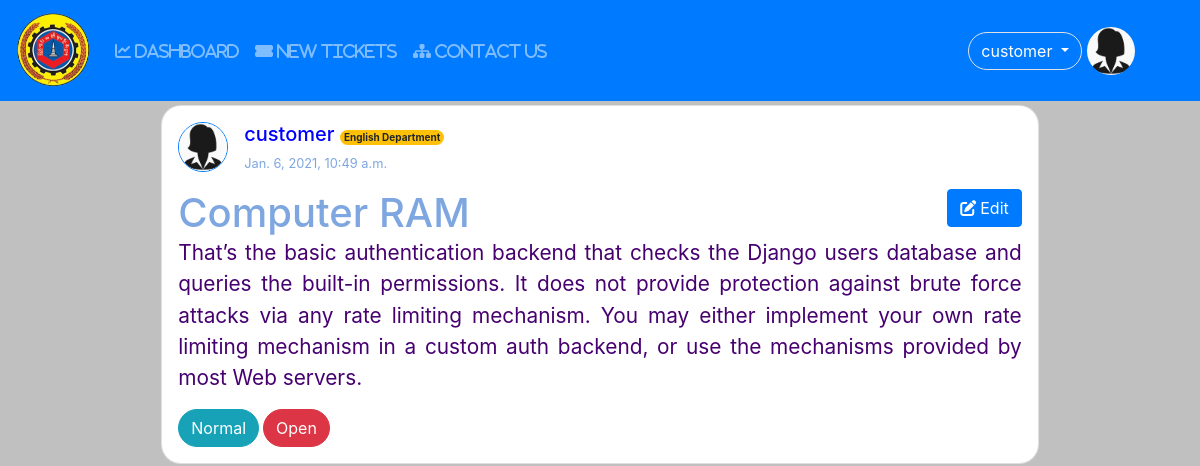
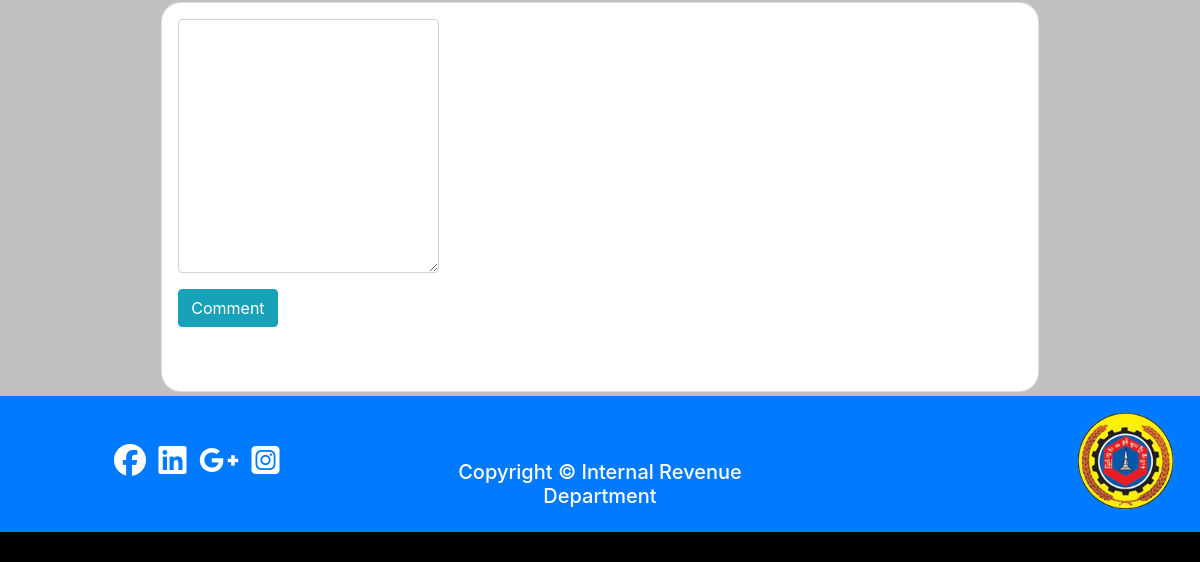
The app's page /10/ (signed in), older data (2 pictures, top to bottom).
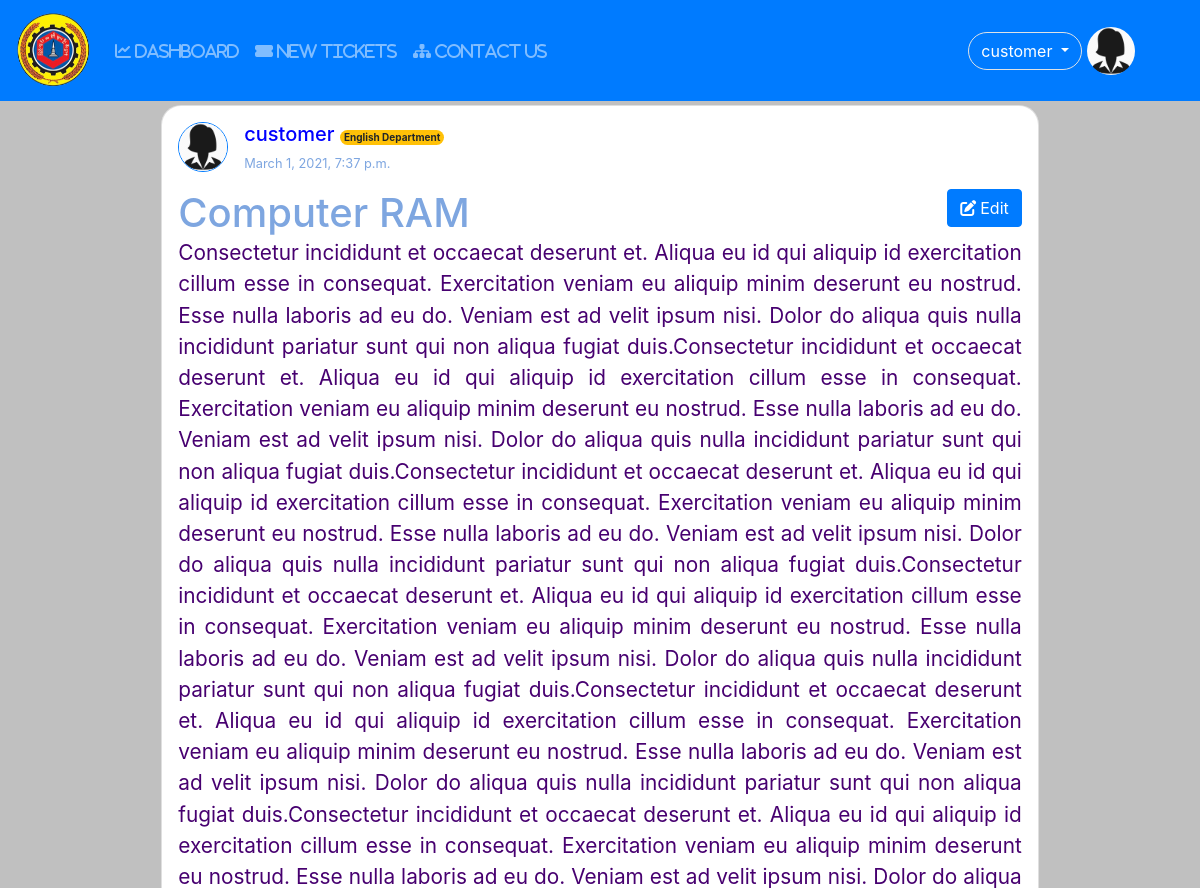
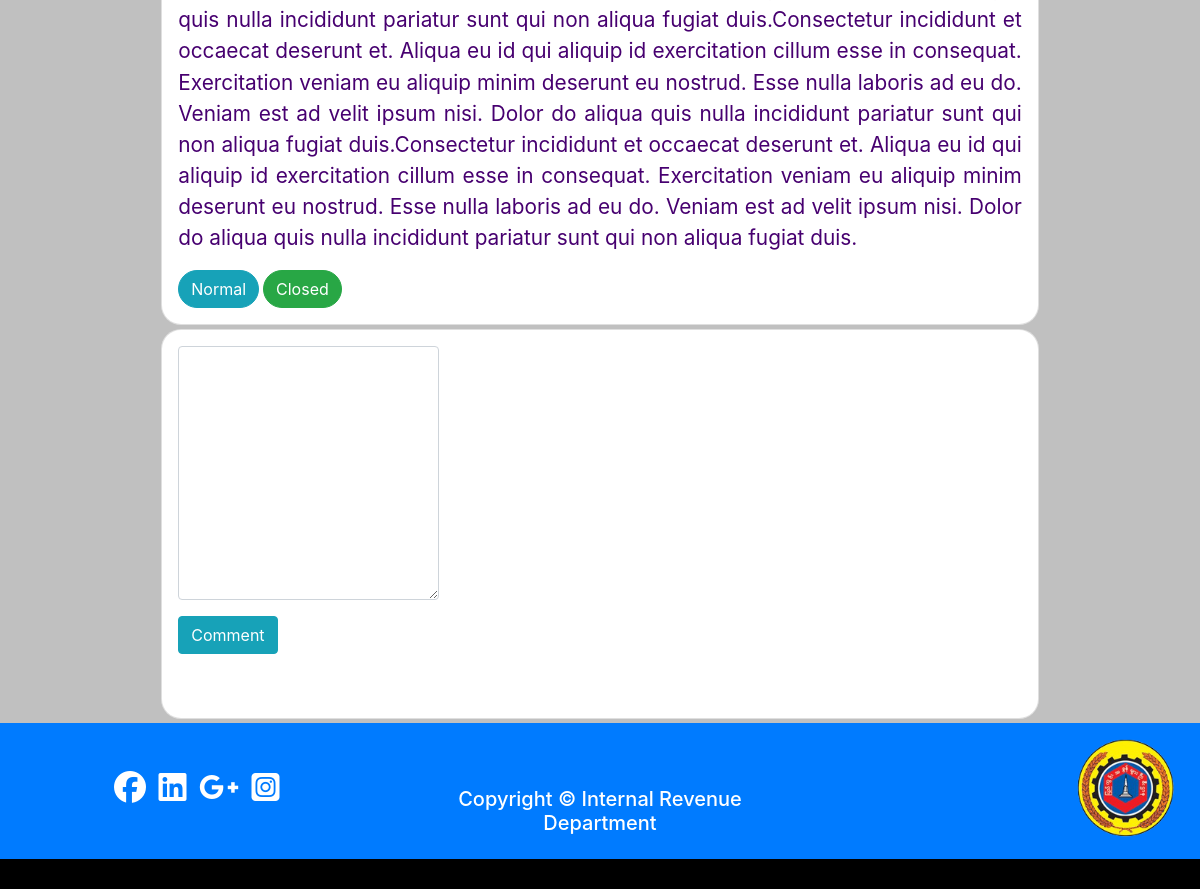
The same page, newer data (2 pictures, top to bottom).
### user/models.py (models this page shows, shortened)
class Profile(models.Model):#User
	user = models.OneToOneField(settings.AUTH_USER_MODEL,on_delete=models.CASCADE);
	photo = models.ImageField(null=True,blank=True,default='default.jpg');
	birthday = models.DateField(null=True,blank=True);
	phone = models.CharField(max_length=20,null=True,blank=True);
	address = models.TextField(null=True,blank=True);
	category = models.ForeignKey(Category,on_delete=models.CASCADE,blank=True,null=True);
	GENDER = (
				('other','Other'), # (Key,value)
				('male','Male'),
				('female','Female')
			);
	gender = models.CharField(max_length=100,choices = GENDER,default='other');

### tickets/models.py (models this page shows, shortened)
class Tickets(models.Model):
	user = models.ForeignKey(User,on_delete=models.CASCADE);
	category = models.ForeignKey(Category,on_delete=models.CASCADE,blank=True,null=True);
	name = models.CharField(max_length = 200);
	subject = models.CharField(max_length = 300);
	description = models.TextField();
	attachment = models.FileField(upload_to = "tickets/files/",null=True,blank=True);
	STATUS_CHOICES = (
						('Open','open'), # (Key,value)
						('Pending','pending'),
						('Closed','closed')
					 );
	SET_PRIORITY = (
					('critical','Critical'),
					('urgent','Urgent'),
					('normal','Normal'),
					('not_important','Not Important'),
				   );
	status = models.CharField(max_length=100,choices=STATUS_CHOICES,default='Open');
	priority = models.CharField(max_length=100,choices= SET_PRIORITY,default = 'not_important');
	created = models.DateTimeField(auto_now_add =True);
	updated = models.DateTimeField(auto_now = True);

### tickets/views.py (the view)
# urls.py: path('<int:id>/',views.ticket_detail,name='ticket-detail'),
@login_required
def ticket_detail(request,id):
	ticket = Tickets.objects.get(pk=id);
	categories = Category.objects.all();
	pri_design = '';
	priority = '';
	if ticket.priority == 'critical':
		pri_design = 'btn btn-danger rounded-pill';
		priority = "Critical";
	elif ticket.priority == 'urgent':
		pri_design = 'btn btn-warning rounded-pill';
		priority = 'Urgent';
	elif ticket.priority == 'normal':
		pri_design = 'btn btn-info rounded-pill';
		priority = "Normal";
	else:
		pri_design = 'btn btn-success rounded-pill';
		priority = "Not Important";
	comments = Comment.objects.filter(ticket=ticket);
	if request.method == 'POST':
		comment_form = CommentForm(data=request.POST);
		ticket_form = TicketForm(instance = ticket,data=request.POST,files=request.FILES);
		print("Comment:::",comment_form);
		if comment_form.is_valid():
			new_comment = comment_form.save(commit = False);
			new_comment.ticket = ticket;
			new_comment.user = request.user;
			new_comment.save();
			comment_form = CommentForm();
		if ticket_form.is_valid():
			new_ticket = ticket_form.save();
	else:
		comment_form = CommentForm();
		ticket_form = TicketForm(instance=ticket);
	return render(request,'tickets/ticket_detail.html',{'ticket':ticket,
														'comment_form':comment_form,
														'comments':comments,
														'pri_design':pri_design,
														'priority':priority,
														'nav_ticket':'active',
														'categories':categories,
														'ticket_form':ticket_form
														});

### tickets/forms.py
class CommentForm(forms.ModelForm):
	def __init__(self, *args, **kwargs):
		super().__init__(*args, **kwargs);
		self.helper = FormHelper(self);
		self.helper.form_show_labels = False;
	class Meta:
		model = Comment;
		fields = ('comment',);

class TicketForm(forms.ModelForm):
	def __init__(self,*args,**kwargs):
		super().__init__(*args,**kwargs);
		self.helper = FormHelper(self);
		self.helper.form_show_labels = False;
	class Meta:
		model =  Tickets;
		fields = ('name','subject','description','priority','attachment');

### tickets/templates/tickets/ticket_detail.html (shortened to what this page needs)
{% extends 'user/base.html' %}
{% load crispy_forms_tags %}
{% block content %}
<div class="d-flex flex-column justify-content-center align-items-center">
<div class="card p-3 w-75 mb-1 mt-1" style="border-radius: 20px;">
<div>
	<div style="
		display: inline-flex;
	"
	>
		<div>
			<img src="{{ticket.user.profile.photo.url}}" alt="profile"
			width="50" height="50"
			class="border border-primary rounded-circle mr-3"
			>
		</div>
		<div>
			<h5 style="color: blue;">{{ticket.user.username}}
				<span class="badge badge-warning rounded-pill"
					style="font-size: 0.5em;"
				>{{ticket.name}}</span>
			</h5>
			<p style="font-size: 0.8em;color: #7EA6E0;">{{ticket.updated}}</p>
		</div>
	</div>
	<div>
		<div>
		<h3 style="
			color: #7EA6E0;
			font-size: 2.5em;
			display: inline;
		">{{ticket.subject}}
		</h3>
		{% if not request.user.is_superuser and not request.user.is_staff %}
			{% include 'tickets/edit_ticket.html' %}
		{% endif %}
		</div>
		<p style="text-align: justify;font-size: 1.3em;
		color: #470070;
		">{{ticket.description}}</p>
		<div style="display: inline-flex;">
		<div class="{{pri_design}} mr-1">{{priority}}</div>
		{% if ticket.status == 'Open' %}
		{% if request.user.is_superuser or request.user.is_staff %}
		<div class="btn-group">
			<button type="button" class="btn btn-danger dropdown-toggle rounded-pill" data-toggle="dropdown" aria-haspopup="true" aria-expanded="false">
			Open
			</button>
			<div class="dropdown-menu">
				<a class="dropdown-item" href="pending">Pending</a>
				<a class="dropdown-item" href="close">Close</a>
			</div>
		</div>
		{% else %}
		<div class="btn btn-danger rounded-pill">Open</div>
		{% endif %}
		{% else %}
		{% if request.user.is_superuser or request.user.is_staff %}
		<div class="btn-group">
			  <button type="button" class="btn btn-success dropdown-toggle rounded-pill" data-toggle="dropdown" aria-haspopup="true" aria-expanded="false">
			    Closed
			  </button>
			  <div class="dropdown-menu">
			    <a class="dropdown-item" href="open">Open</a>
			    <a class="dropdown-item" href="pending">Pending</a>
			  </div>
			</div>
		{% else %}
		<div class="btn btn-success rounded-pill">Closed</div>
		{% endif %}
		{% endif %}
	</div>
	</div>
</div>
</div>
<div class="card p-3 w-75 mb-1" style="border-radius: 20px;">
	<div class="row">
		<div class="col">
			<form method="POST" novalidate>
				{{comment_form.comment|as_crispy_field}}
				<input type="submit" name="submit" value="Comment" class="btn btn-info mb-5">
			</form>
		</div>
		<div class="col"></div>
		<div class="col"></div>
	</div>
</div>
</div>
{% endblock %}

### user/templates/user/base.html (shortened to what this page needs)
{% load static %}
<!doctype html>
<html lang="en">
  <head>
    <link rel="stylesheet" href="https://cdn.jsdelivr.net/npm/bootstrap@4.5.3/dist/css/bootstrap.min.css">
    <link rel="stylesheet" type="text/css" href="{% static 'css/style.css' %}">
    <link
    rel="stylesheet"
    href="https://cdnjs.cloudflare.com/ajax/libs/animate.css/4.1.1/animate.min.css"
    />
  </head>
  <body>
  {% if user.is_authenticated %}
  {% include 'user/naviation.html'%}
  {% else %}
      <div class="cover-img">
      </div>
  {% endif %}
    <div class="container-fluid" style="min-height: 80vh;background-color:silver;">
      <div class="row" style="background-color:silver;">
        <div class="col">
            {% block content %}
            {% endblock content %}
        </div>
      </div>
    </div>
    {% if user.is_authenticated %}
    {% include 'user/footer.html' %}
    {%endif%}
  </body>
</html>

### user/templates/user/naviation.html (shortened to what this page needs)
  <nav class="navbar navbar-expand-lg navbar-dark bg-primary">
  {% load static %}
  <a class="navbar-brand" href="{% url 'dashboard' %}">
    <img src="{% static 'pictures/logo1_no_background.png' %}"
    width="75" height="75"
    class="animate__animated animate__flipInX"
    >
  </a>
  <div class="collapse navbar-collapse" id="navbarNavDropdown">
    <ul class="navbar-nav">
      <li class="nav-item {{dashboard}}">
        <a class="nav-link" href="{% url 'dashboard'%}"><i class="fas fa-chart-line"> DASHBOARD</i><span class="sr-only">(current)</span></a>
      </li>
      {% if user.is_superuser or user.is_staff %}
        {% if user.is_superuser %}
        <li class="nav-item {{tech}}">
          <a class="nav-link" href="{% url 'tech-view' %}"><i class="fas fa-users-cog"> TECHNICIAN</i></a>
        </li>
        <li class="nav-item {{customer}}">
          <a class="nav-link" href="{% url 'customer-view' %}"><i class="fas fa-users"> CUSTOMERS</i></a>
        </li>
        {% endif %}
        <li class="nav-item {{category}}">
          <a class="nav-link" href="{% url 'new-category' %}"><i class="fas fa-stream"> CATEGORY</i></a>
        </li>
        <li class="nav-item {{nav_ticket}}">
          <a class="nav-link" href="{% url 'tickets' %}"><i class="fas fa-paste"> TICKETS</i></a>
        </li>
          {% else %}
        <li class="nav-item {{new_ticket}}">
          <a class="nav-link" href="create"><i class="fas fa-ticket-alt"> NEW TICKETS</i></a>
        </li>
        <li class="nav-item {{contact_us}}">
          <a class="nav-link" href="user/system/contact-us"><i class="fas fa-sitemap"> CONTACT US</i></a>
        </li>
          {% endif %}
    </ul>
  </div>
        <div class="btn-group">
            <button type="button" class="btn btn-primary border rounded-pill m-1 dropdown-toggle" data-toggle="dropdown" aria-haspopup="true" aria-expanded="false">
              {{user.username}}
            </button>
          </div>
          <img src = '{{user.profile.photo.url}}' class="rounded-circle border border-primary mr-5" style="width:50px; height:50px;">
</nav>

### tickets/templates/tickets/edit_ticket.html (shortened to what this page needs)
{% load crispy_forms_tags %}
<button type="button" class="btn btn-primary" data-toggle="modal" data-target="#edit-ticket" style="float: right;">
  <i class="fas fa-edit mr-1"></i>Edit
</button>

### user/templates/user/footer.html
{% load static %}
<footer style="width: 100%;">
	<div class="bg-primary p-3">
		<div class="row">
			<div class="col text-center pt-4">
				<a href="#" class="hov-scale">
					<i class="fab fa-facebook text-white mr-2 hov-scale mt-2" style="font-size: 2em;"></i>
				</a>
				<a href="#">
					<i class="fab fa-linkedin text-white mr-2 hov-scale mt-2" style="font-size: 2em;"></i>
				</a>
				<a href="#">
					<i class="fab fa-google-plus-g text-white mr-2 hov-scale mt-2" style="font-size: 2em;"></i>
				</a>
				<a href="#">
					<i class="fab fa-instagram-square text-white mr-2 hov-scale mt-2" style="font-size: 2em;"></i>
				</a>
			</div>
			<div class="col">
				<h5 class="text-white text-center mt-5"> Copyright <span>&#169;</span> Internal Revenue Department</h5>
			</div>
			<div class="col">
				<img src="{% static 'pictures/logo1_no_background.png' %}"
					alt="logo" style="float: right;"
					width="100" height="100"
					class="mr-2"
				>
			</div>
		</div>
	</div>
	<div style="height: 30px;background-color: black;">
	</div>
</footer>

### user/static/css/style.css (style rules this page uses)
body,html { margin: 0; width: 100%; height: 100%; }

Row changes from the older to the newer data that the page shows:
changed Tickets "Computer RAM": updated "Jan. 6, 2021, 10:49 a.m." → "March 1, 2021, 7:37 p.m."; description "That’s the basic authentication backend that checks the Django users database and queries the built-in permissions. It does not provide protection against brute force attacks via any rate limiting mechanism. You may either implement your own rate limiting mechanism in a custom auth backend, or use the mechanisms provided by most Web servers." → "Consectetur incididunt et occaecat deserunt et. Aliqua eu id qui aliquip id exercitation cillum esse in consequat. Exercitation veniam eu aliquip minim deserunt eu nostrud. Esse nulla laboris ad eu do. Veniam est ad velit ipsum nisi. Dolor do aliqua quis nulla incididunt pariatur sunt qui non aliqua fugiat duis.Consectetur incididunt et occaecat deserunt et. Aliqua eu id qui aliquip id exercitation cillum esse in consequat. Exercitation veniam eu aliquip minim deserunt eu nostrud. Esse nulla laboris ad eu do. Veniam est ad velit ipsum nisi. Dolor do aliqua quis nulla incididunt pariatur sunt qui non aliqua fugiat duis.Consectetur incididunt et occaecat deserunt et. Aliqua eu id qui aliquip…"; status "Open" → "Closed" (drawn)
Text that changed along with them:
text no longer shown: "Open"
text now shown: "Closed"
